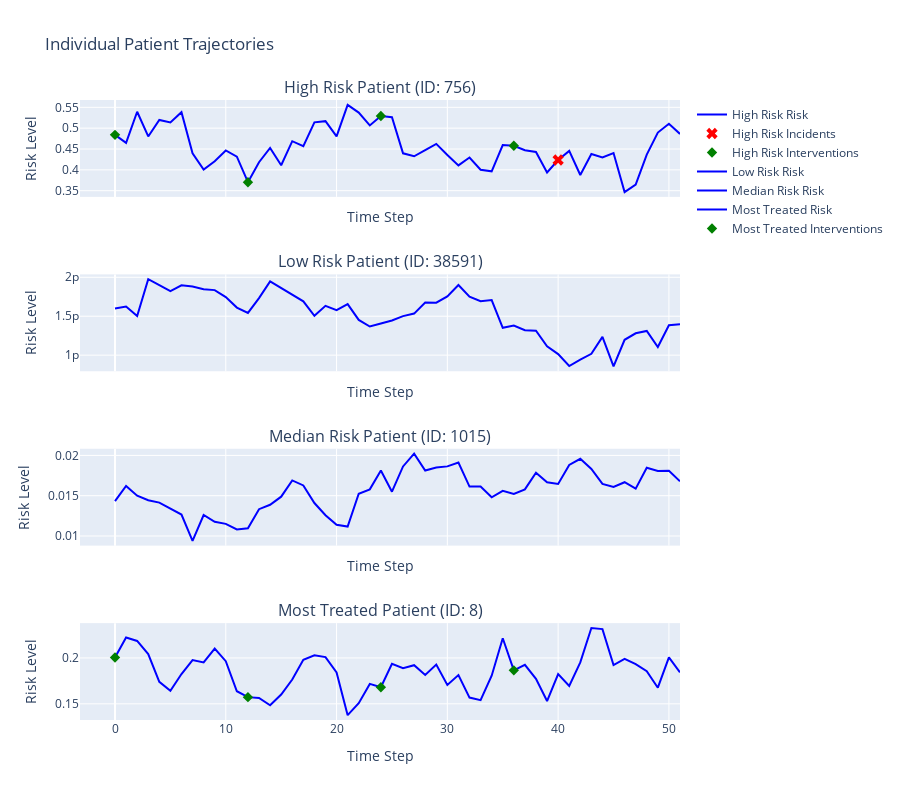

Notebook code cell kept with this figure:
### Markdown cell above
## 🧑⚕️ Patient Trajectories {#trajectories}

### Code cell
# Patient trajectory analysis
if all(key in data for key in ['patient_risks', 'temporal_matrix', 'incidents', 'interventions']):
    # Select interesting patients for trajectory analysis
    risks = data['patient_risks']['base_risk']
    
    # Find patients with different risk profiles
    high_risk_patient = risks.idxmax()
    low_risk_patient = risks.idxmin()
    median_risk_patient = risks.median()
    median_risk_idx = (risks - median_risk_patient).abs().idxmin()
    
    # Find a patient who had interventions
    intervention_patients = data['interventions'].sum(axis=1)
    if intervention_patients.sum() > 0:
        treated_patient = intervention_patients.idxmax()
    else:
        treated_patient = None
    
    # Create patient trajectory plots
    patients_to_plot = {
        'High Risk': high_risk_patient,
        'Low Risk': low_risk_patient,
        'Median Risk': median_risk_idx
    }
    
    if treated_patient is not None:
        patients_to_plot['Most Treated'] = treated_patient
    
    fig = make_subplots(
        rows=len(patients_to_plot), cols=1,
        subplot_titles=[f"{name} Patient (ID: {idx})" for name, idx in patients_to_plot.items()],
        shared_xaxes=True
    )
    
    time_steps = list(range(len(data['temporal_matrix'].columns)))
    
    for row, (name, patient_idx) in enumerate(patients_to_plot.items(), 1):
        # Get patient data
        patient_risks = data['temporal_matrix'].iloc[patient_idx]
        patient_incidents = data['incidents'].iloc[patient_idx]
        patient_interventions = data['interventions'].iloc[patient_idx]
        
        # Plot temporal risk
        fig.add_trace(
            go.Scatter(
                x=time_steps,
                y=patient_risks,
                mode='lines',
                name=f'{name} Risk',
                line=dict(color='blue')
            ),
            row=row, col=1
        )
        
        # Mark incidents
        incident_times = [t for t, incident in enumerate(patient_incidents) if incident]
        if incident_times:
            incident_risks = [patient_risks.iloc[t] for t in incident_times]
            fig.add_trace(
                go.Scatter(
                    x=incident_times,
                    y=incident_risks,
                    mode='markers',
                    name=f'{name} Incidents',
                    marker=dict(color='red', size=10, symbol='x')
                ),
                row=row, col=1
            )
        
        # Mark interventions
        intervention_times = [t for t, intervention in enumerate(patient_interventions) if intervention]
        if intervention_times:
            intervention_risks = [patient_risks.iloc[t] for t in intervention_times]
            fig.add_trace(
                go.Scatter(
                    x=intervention_times,
                    y=intervention_risks,
                    mode='markers',
                    name=f'{name} Interventions',
                    marker=dict(color='green', size=8, symbol='diamond')
                ),
                row=row, col=1
            )
    
    fig.update_layout(
        height=200 * len(patients_to_plot),
        title_text="Individual Patient Trajectories",
        showlegend=True
    )
    
    fig.update_xaxes(title_text="Time Step")
    fig.update_yaxes(title_text="Risk Level")
    
    fig.show()
    
    # Print trajectory summaries
    print("🧑⚕️ Patient Trajectory Summary:")
    for name, patient_idx in patients_to_plot.items():
        base_risk = risks.iloc[patient_idx]
        total_incidents = data['incidents'].iloc[patient_idx].sum()
        total_interventions = data['interventions'].iloc[patient_idx].sum()
        
        print(f"   {name} (ID {patient_idx}):")
        print(f"     Base risk: {base_risk:.6f}")
        print(f"     Total incidents: {total_incidents}")
        print(f"     Total interventions: {total_interventions}")
else:
    print("❌ Patient trajectory data not available")

### Figure 1 — Plotly figure (JSON) as saved in the notebook; plotly's stock layout.template omitted (floating-point values rounded to 4 significant figures)
{"data": [{"line": {"color": "blue"}, "mode": "lines", "name": "High Risk Risk", "type": "scatter", "x": [0, 1, 2, 3, 4, 5, 6, 7, 8, 9, 10, 11, 12, 13, 14, 15, 16, 17, 18, 19, 20, 21, 22, 23, 24, 25, 26, 27, 28, 29, 30, 31, 32, 33, 34, 35, 36, 37, 38, 39, 40, 41, 42, 43, 44, 45, 46, 47, 48, 49, 50, 51], "xaxis": "x", "y": [0.4839, 0.4646, 0.5394, 0.4802, 0.5197, 0.5138, 0.5383, 0.4398, 0.4007, 0.4207, 0.4466, 0.4316, 0.3704, 0.4183, 0.4525, 0.4111, 0.4688, 0.4571, 0.5139, 0.5169, 0.4805, 0.556, 0.5374, 0.5066, 0.5293, 0.5264, 0.4397, 0.4326, 0.4476, 0.4624, 0.4356, 0.4107, 0.4296, 0.4003, 0.3965, 0.4594, 0.4577, 0.447, 0.443, 0.3938, 0.4236, 0.4454, 0.3878, 0.4381, 0.4298, 0.4403, 0.3468, 0.3648, 0.4366, 0.4894, 0.5105, 0.4861], "yaxis": "y"}, {"marker": {"color": "red", "size": 10, "symbol": "x"}, "mode": "markers", "name": "High Risk Incidents", "type": "scatter", "x": [40], "xaxis": "x", "y": [0.4236], "yaxis": "y"}, {"marker": {"color": "green", "size": 8, "symbol": "diamond"}, "mode": "markers", "name": "High Risk Interventions", "type": "scatter", "x": [0, 12, 24, 36], "xaxis": "x", "y": [0.4839, 0.3704, 0.5293, 0.4577], "yaxis": "y"}, {"line": {"color": "blue"}, "mode": "lines", "name": "Low Risk Risk", "type": "scatter", "x": [0, 1, 2, 3, 4, 5, 6, 7, 8, 9, 10, 11, 12, 13, 14, 15, 16, 17, 18, 19, 20, 21, 22, 23, 24, 25, 26, 27, 28, 29, 30, 31, 32, 33, 34, 35, 36, 37, 38, 39, 40, 41, 42, 43, 44, 45, 46, 47, 48, 49, 50, 51], "xaxis": "x2", "y": [1.599e-12, 1.625e-12, 1.502e-12, 1.975e-12, 1.9e-12, 1.824e-12, 1.897e-12, 1.882e-12, 1.846e-12, 1.835e-12, 1.746e-12, 1.611e-12, 1.543e-12, 1.732e-12, 1.947e-12, 1.859e-12, 1.782e-12, 1.691e-12, 1.505e-12, 1.633e-12, 1.579e-12, 1.655e-12, 1.453e-12, 1.368e-12, 1.407e-12, 1.445e-12, 1.501e-12, 1.534e-12, 1.677e-12, 1.674e-12, 1.754e-12, 1.902e-12, 1.751e-12, 1.693e-12, 1.707e-12, 1.352e-12, 1.379e-12, 1.32e-12, 1.315e-12, 1.115e-12, 1.014e-12, 8.603e-13, 9.439e-13, 1.017e-12, 1.234e-12, 8.553e-13, 1.197e-12, 1.28e-12, 1.311e-12, 1.104e-12, 1.385e-12, 1.399e-12], "yaxis": "y2"}, {"line": {"color": "blue"}, "mode": "lines", "name": "Median Risk Risk", "type": "scatter", "x": [0, 1, 2, 3, 4, 5, 6, 7, 8, 9, 10, 11, 12, 13, 14, 15, 16, 17, 18, 19, 20, 21, 22, 23, 24, 25, 26, 27, 28, 29, 30, 31, 32, 33, 34, 35, 36, 37, 38, 39, 40, 41, 42, 43, 44, 45, 46, 47, 48, 49, 50, 51], "xaxis": "x3", "y": [0.01432, 0.01622, 0.01501, 0.01444, 0.01414, 0.01342, 0.01266, 0.009405, 0.0126, 0.01175, 0.0115, 0.01081, 0.01096, 0.01333, 0.01387, 0.01488, 0.01689, 0.01627, 0.01409, 0.01258, 0.01138, 0.01117, 0.01524, 0.01578, 0.01812, 0.0155, 0.01863, 0.02022, 0.01812, 0.01849, 0.01864, 0.01911, 0.01613, 0.01613, 0.0148, 0.01559, 0.01522, 0.01579, 0.01786, 0.01667, 0.01646, 0.01881, 0.01957, 0.01831, 0.01647, 0.01608, 0.01667, 0.01587, 0.01847, 0.01808, 0.0181, 0.01678], "yaxis": "y3"}, {"line": {"color": "blue"}, "mode": "lines", "name": "Most Treated Risk", "type": "scatter", "x": [0, 1, 2, 3, 4, 5, 6, 7, 8, 9, 10, 11, 12, 13, 14, 15, 16, 17, 18, 19, 20, 21, 22, 23, 24, 25, 26, 27, 28, 29, 30, 31, 32, 33, 34, 35, 36, 37, 38, 39, 40, 41, 42, 43, 44, 45, 46, 47, 48, 49, 50, 51], "xaxis": "x4", "y": [0.2005, 0.2224, 0.2186, 0.2042, 0.174, 0.1641, 0.1825, 0.1977, 0.1952, 0.2103, 0.1965, 0.1637, 0.1573, 0.1564, 0.1484, 0.1602, 0.1765, 0.198, 0.203, 0.201, 0.1842, 0.1377, 0.1507, 0.1717, 0.168, 0.1935, 0.1888, 0.1921, 0.1814, 0.1928, 0.1706, 0.1813, 0.1568, 0.154, 0.1806, 0.2215, 0.1865, 0.1925, 0.1772, 0.153, 0.1823, 0.1695, 0.1952, 0.2327, 0.2314, 0.1923, 0.199, 0.1933, 0.1857, 0.1676, 0.2006, 0.1844], "yaxis": "y4"}, {"marker": {"color": "green", "size": 8, "symbol": "diamond"}, "mode": "markers", "name": "Most Treated Interventions", "type": "scatter", "x": [0, 12, 24, 36], "xaxis": "x4", "y": [0.2005, 0.1573, 0.168, 0.1865], "yaxis": "y4"}], "layout": {"annotations": [{"font": {"size": 16}, "showarrow": false, "text": "High Risk Patient (ID: 756)", "x": 0.5, "xanchor": "center", "xref": "paper", "y": 1, "yanchor": "bottom", "yref": "paper"}, {"font": {"size": 16}, "showarrow": false, "text": "Low Risk Patient (ID: 38591)", "x": 0.5, "xanchor": "center", "xref": "paper", "y": 0.7188, "yanchor": "bottom", "yref": "paper"}, {"font": {"size": 16}, "showarrow": false, "text": "Median Risk Patient (ID: 1015)", "x": 0.5, "xanchor": "center", "xref": "paper", "y": 0.4375, "yanchor": "bottom", "yref": "paper"}, {"font": {"size": 16}, "showarrow": false, "text": "Most Treated Patient (ID: 8)", "x": 0.5, "xanchor": "center", "xref": "paper", "y": 0.1562, "yanchor": "bottom", "yref": "paper"}], "height": 800, "showlegend": true, "title": {"text": "Individual Patient Trajectories"}, "xaxis": {"anchor": "y", "domain": [0, 1], "matches": "x4", "showticklabels": false, "title": {"text": "Time Step"}}, "xaxis2": {"anchor": "y2", "domain": [0, 1], "matches": "x4", "showticklabels": false, "title": {"text": "Time Step"}}, "xaxis3": {"anchor": "y3", "domain": [0, 1], "matches": "x4", "showticklabels": false, "title": {"text": "Time Step"}}, "xaxis4": {"anchor": "y4", "domain": [0, 1], "title": {"text": "Time Step"}}, "yaxis": {"anchor": "x", "domain": [0.8438, 1], "title": {"text": "Risk Level"}}, "yaxis2": {"anchor": "x2", "domain": [0.5625, 0.7188], "title": {"text": "Risk Level"}}, "yaxis3": {"anchor": "x3", "domain": [0.2812, 0.4375], "title": {"text": "Risk Level"}}, "yaxis4": {"anchor": "x4", "domain": [0, 0.1562], "title": {"text": "Risk Level"}}}}
